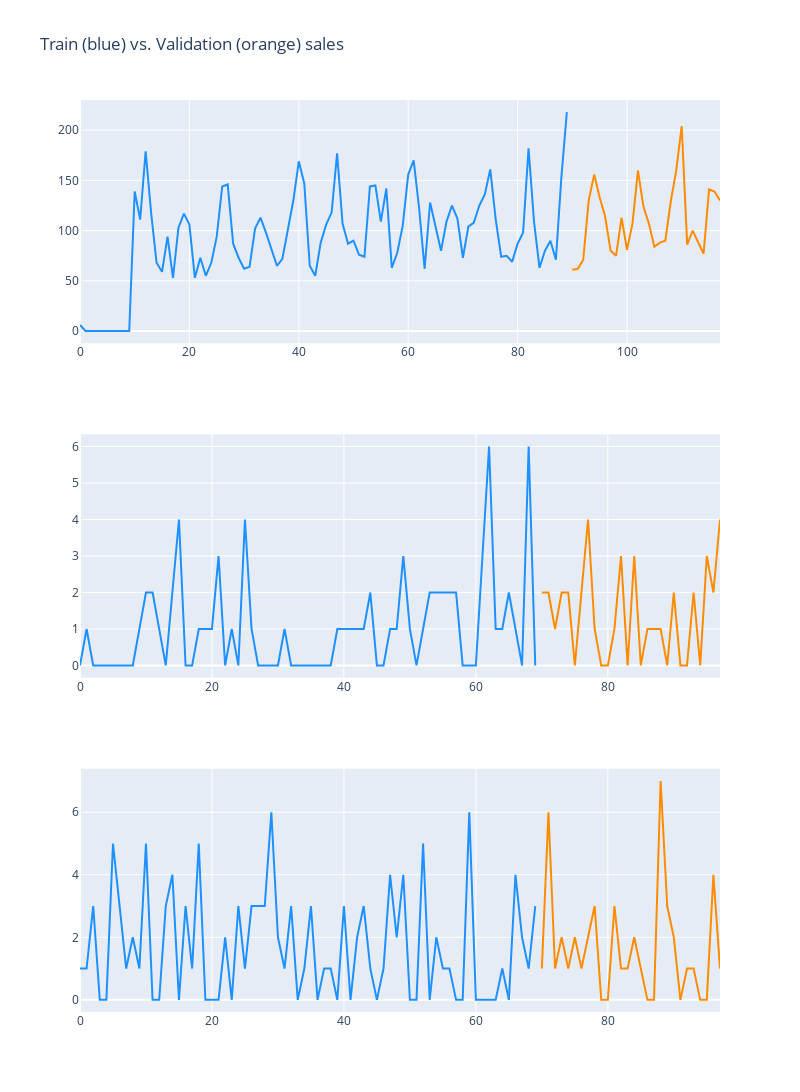

Write notebook code for a chart like this one.
### Code cell
fig = make_subplots(rows=3, cols=1)

fig.add_trace(
    go.Scatter(x=np.arange(90), mode='lines', y=train_dataset.loc[8412].values, marker=dict(color="dodgerblue"), showlegend=False,
               name="Original signal"),
    row=1, col=1
)

fig.add_trace(
    go.Scatter(x=np.arange(90, 118), y=val_dataset.loc[8412].values, mode='lines', marker=dict(color="darkorange"), showlegend=False,
               name="Denoised signal"),
    row=1, col=1
)

fig.add_trace(
    go.Scatter(x=np.arange(70), mode='lines', y=train_dataset.loc[8413].values, marker=dict(color="dodgerblue"), showlegend=False),
    row=2, col=1
)

fig.add_trace(
    go.Scatter(x=np.arange(70, 100), y=val_dataset.loc[8413].values, mode='lines', marker=dict(color="darkorange"), showlegend=False),
    row=2, col=1
)

fig.add_trace(
    go.Scatter(x=np.arange(70), mode='lines', y=train_dataset.loc[8414].values, marker=dict(color="dodgerblue"), showlegend=False),
    row=3, col=1
)

fig.add_trace(
    go.Scatter(x=np.arange(70, 100), y=val_dataset.loc[8414].values, mode='lines', marker=dict(color="darkorange"), showlegend=False),
    row=3, col=1
)

fig.update_layout(height=1200, width=800, title_text="Train (blue) vs. Validation (orange) sales")
fig.show()

### Figure 1 — Plotly figure (JSON) as saved in the notebook; plotly's stock layout.template omitted (floating-point values rounded to 4 significant figures)
{"data": [{"marker": {"color": "dodgerblue"}, "mode": "lines", "name": "Original signal", "showlegend": false, "type": "scatter", "x": [0, 1, 2, 3, 4, 5, 6, 7, 8, 9, 10, 11, 12, 13, 14, 15, 16, 17, 18, 19, 20, 21, 22, 23, 24, 25, 26, 27, 28, 29, 30, 31, 32, 33, 34, 35, 36, 37, 38, 39, 40, 41, 42, 43, 44, 45, 46, 47, 48, 49, 50, 51, 52, 53, 54, 55, 56, 57, 58, 59, 60, 61, 62, 63, 64, 65, 66, 67, 68, 69, 70, 71, 72, 73, 74, 75, 76, 77, 78, 79, 80, 81, 82, 83, 84, 85, 86, 87, 88, 89], "xaxis": "x", "y": [6, 0, 0, 0, 0, 0, 0, 0, 0, 0, 139, 111, 179, 118, 68, 59, 94, 53, 103, 117, 106, 53, 73, 55, 68, 94, 144, 146, 87, 73, 62, 64, 102, 113, 98, 82, 65, 72, 100, 130, 169, 147, 65, 55, 88, 106, 118, 177, 107, 87, 90, 76, 74, 144, 145, 109, 142, 63, 78, 105, 156, 170, 122, 62, 128, 103, 80, 109, 125, 112, 73, 104, 108, 125, 136, 161, 111, 74, 75, 69, 87, 98, 182, 109, 63, 80, 90, 71, 153, 218, 212], "yaxis": "y"}, {"marker": {"color": "darkorange"}, "mode": "lines", "name": "Denoised signal", "showlegend": false, "type": "scatter", "x": [90, 91, 92, 93, 94, 95, 96, 97, 98, 99, 100, 101, 102, 103, 104, 105, 106, 107, 108, 109, 110, 111, 112, 113, 114, 115, 116, 117], "xaxis": "x", "y": [61, 62, 71, 130, 156, 133, 114, 80, 75, 113, 81, 107, 160, 124, 107, 84, 88, 90, 129, 160, 204, 86, 100, 88, 77, 141, 139, 130], "yaxis": "y"}, {"marker": {"color": "dodgerblue"}, "mode": "lines", "showlegend": false, "type": "scatter", "x": [0, 1, 2, 3, 4, 5, 6, 7, 8, 9, 10, 11, 12, 13, 14, 15, 16, 17, 18, 19, 20, 21, 22, 23, 24, 25, 26, 27, 28, 29, 30, 31, 32, 33, 34, 35, 36, 37, 38, 39, 40, 41, 42, 43, 44, 45, 46, 47, 48, 49, 50, 51, 52, 53, 54, 55, 56, 57, 58, 59, 60, 61, 62, 63, 64, 65, 66, 67, 68, 69], "xaxis": "x2", "y": [0, 1, 0, 0, 0, 0, 0, 0, 0, 1, 2, 2, 1, 0, 2, 4, 0, 0, 1, 1, 1, 3, 0, 1, 0, 4, 1, 0, 0, 0, 0, 1, 0, 0, 0, 0, 0, 0, 0, 1, 1, 1, 1, 1, 2, 0, 0, 1, 1, 3, 1, 0, 1, 2, 2, 2, 2, 2, 0, 0, 0, 3, 6, 1, 1, 2, 1, 0, 6, 0, 4, 4, 0, 1, 0, 4, 5, 1, 0, 0, 1, 3, 2, 1, 3, 0, 2, 1, 1, 2, 3], "yaxis": "y2"}, {"marker": {"color": "darkorange"}, "mode": "lines", "showlegend": false, "type": "scatter", "x": [70, 71, 72, 73, 74, 75, 76, 77, 78, 79, 80, 81, 82, 83, 84, 85, 86, 87, 88, 89, 90, 91, 92, 93, 94, 95, 96, 97, 98, 99], "xaxis": "x2", "y": [2, 2, 1, 2, 2, 0, 2, 4, 1, 0, 0, 1, 3, 0, 3, 0, 1, 1, 1, 0, 2, 0, 0, 2, 0, 3, 2, 4], "yaxis": "y2"}, {"marker": {"color": "dodgerblue"}, "mode": "lines", "showlegend": false, "type": "scatter", "x": [0, 1, 2, 3, 4, 5, 6, 7, 8, 9, 10, 11, 12, 13, 14, 15, 16, 17, 18, 19, 20, 21, 22, 23, 24, 25, 26, 27, 28, 29, 30, 31, 32, 33, 34, 35, 36, 37, 38, 39, 40, 41, 42, 43, 44, 45, 46, 47, 48, 49, 50, 51, 52, 53, 54, 55, 56, 57, 58, 59, 60, 61, 62, 63, 64, 65, 66, 67, 68, 69], "xaxis": "x3", "y": [1, 1, 3, 0, 0, 5, 3, 1, 2, 1, 5, 0, 0, 3, 4, 0, 3, 1, 5, 0, 0, 0, 2, 0, 3, 1, 3, 3, 3, 6, 2, 1, 3, 0, 1, 3, 0, 1, 1, 0, 3, 0, 2, 3, 1, 0, 1, 4, 2, 4, 0, 0, 5, 0, 2, 1, 1, 0, 0, 6, 0, 0, 0, 0, 1, 0, 4, 2, 1, 3, 0, 1, 1, 3, 3, 0, 0, 3, 2, 0, 4, 1, 0, 3, 5, 0, 1, 2, 1, 4, 1], "yaxis": "y3"}, {"marker": {"color": "darkorange"}, "mode": "lines", "showlegend": false, "type": "scatter", "x": [70, 71, 72, 73, 74, 75, 76, 77, 78, 79, 80, 81, 82, 83, 84, 85, 86, 87, 88, 89, 90, 91, 92, 93, 94, 95, 96, 97, 98, 99], "xaxis": "x3", "y": [1, 6, 1, 2, 1, 2, 1, 2, 3, 0, 0, 3, 1, 1, 2, 1, 0, 0, 7, 3, 2, 0, 1, 1, 0, 0, 4, 1], "yaxis": "y3"}], "layout": {"height": 1200, "title": {"text": "Train (blue) vs. Validation (orange) sales"}, "width": 800, "xaxis": {"anchor": "y", "domain": [0, 1]}, "xaxis2": {"anchor": "y2", "domain": [0, 1]}, "xaxis3": {"anchor": "y3", "domain": [0, 1]}, "yaxis": {"anchor": "x", "domain": [0.7333, 1]}, "yaxis2": {"anchor": "x2", "domain": [0.3667, 0.6333]}, "yaxis3": {"anchor": "x3", "domain": [0, 0.2667]}}}
